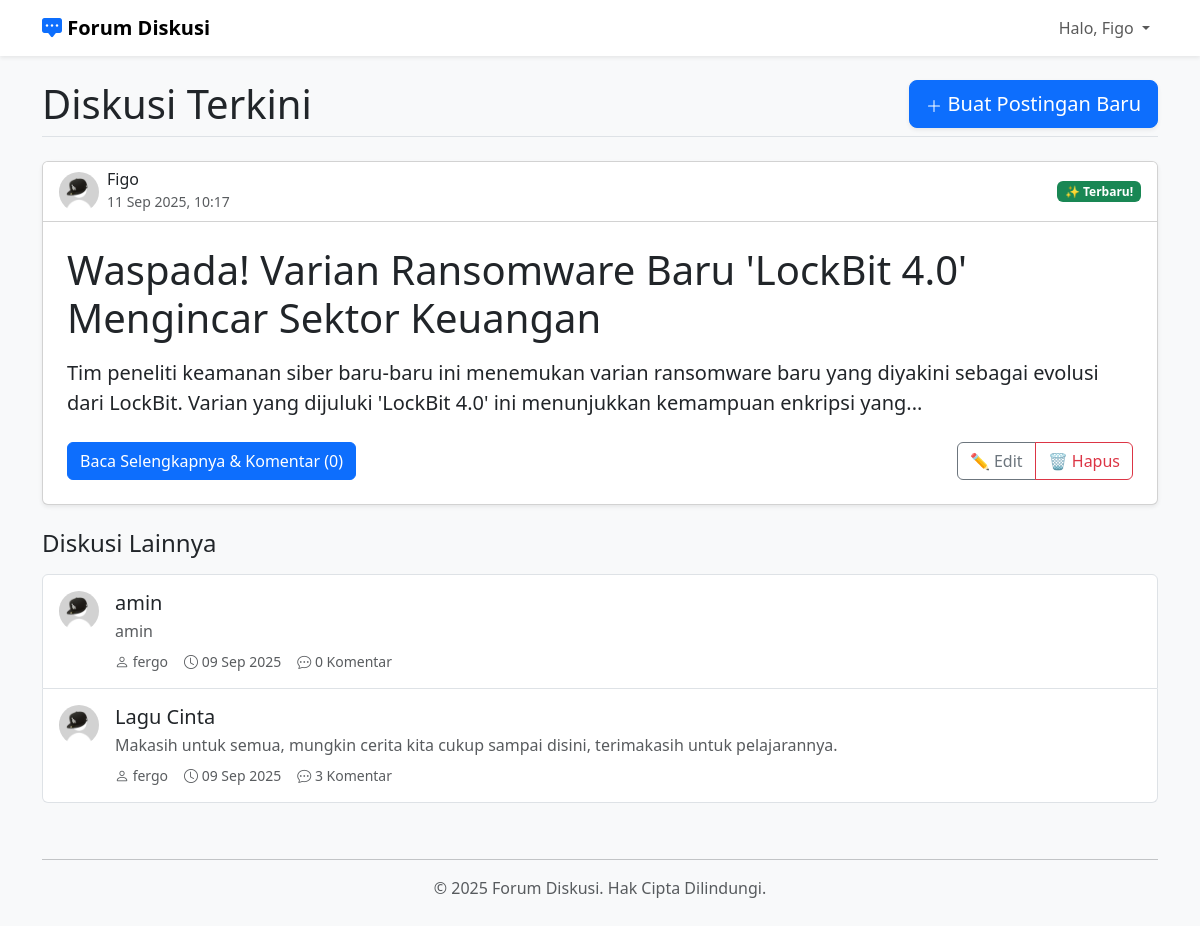
/user/dashboard (signed in), run on the app's committed database.
### app.py (models this page shows)
class Post(db.Model):
    id = db.Column(db.Integer, primary_key=True)
    title = db.Column(db.String(100), nullable=False)
    content = db.Column(db.Text, nullable=False)
    date_posted = db.Column(db.DateTime, nullable=False, default=datetime.utcnow)
    user_id = db.Column(db.Integer, db.ForeignKey('user.id'), nullable=False)
    comments = db.relationship('Comment', backref='post', lazy=True, cascade="all, delete-orphan")

class User(db.Model):
    id = db.Column(db.Integer, primary_key=True)
    username = db.Column(db.String(80), unique=True, nullable=False)
    password = db.Column(db.String(80), nullable=False)
    role = db.Column(db.String(20), nullable=False, default='user')
    avatar_url = db.Column(db.String(120), nullable=False, default='default-avatar.jpeg')
    posts = db.relationship('Post', backref='author', lazy=True, cascade="all, delete-orphan")
    comments = db.relationship('Comment', backref='author', lazy=True, cascade="all, delete-orphan")

### app.py (the view)
@app.route('/user/dashboard')
@login_required
def user_dashboard():
    posts = Post.query.order_by(Post.date_posted.desc()).all()
    return render_template('user_dashboard.html', posts=posts)

### app.py (called while the page is built)
def login_required(f):
    @wraps(f)
    def decorated_function(*args, **kwargs):
        if 'user_id' not in session:
            flash('Anda harus login untuk mengakses halaman ini.', 'danger')
            return redirect(url_for('login'))
        return f(*args, **kwargs)
    return decorated_function

### templates/user_dashboard.html (shortened to what this page needs)
{% extends 'layout.html' %}
{% block content %}
    <div class="d-flex justify-content-between align-items-center mb-4 pb-2 border-bottom">
        <h1 class="display-6 mb-0">Diskusi Terkini</h1>
        <button type="button" class="btn btn-primary btn-lg shadow-sm" data-bs-toggle="modal" data-bs-target="#addPostModal">
            <svg xmlns="http://www.w3.org/2000/svg" width="16" height="16" fill="currentColor" class="bi bi-plus-lg" viewBox="0 0 16 16">
                <path fill-rule="evenodd" d="M8 2a.5.5 0 0 1 .5.5v5h5a.5.5 0 0 1 0 1h-5v5a.5.5 0 0 1-1 0v-5h-5a.5.5 0 0 1 0-1h5v-5A.5.5 0 0 1 8 2Z"/>
            </svg>
            Buat Postingan Baru
        </button>
    </div>
    {% if posts %}
        {% for post in posts %}
            {% if loop.first %}
                <div class="card shadow-sm mb-4 featured-post">
                    <div class="card-header bg-white d-flex justify-content-between align-items-center">
                        <div class="d-flex align-items-center">
                            <img src="{{ url_for('static', filename='images/' + post.author.avatar_url) }}" class="rounded-circle me-2" width="40" height="40" alt="{{ post.author.username }}">
                            <div>
                                <h6 class="mb-0">{{ post.author.username }}</h6>
                                <small class="text-muted">{{ post.date_posted.strftime('%d %b %Y, %H:%M') }}</small>
                            </div>
                        </div>
                        <span class="badge bg-success">✨ Terbaru!</span>
                    </div>
                    <div class="card-body p-4">
                        <h2 class="card-title display-6">
                            <a href="{{ url_for('post_detail', post_id=post.id) }}" class="text-decoration-none text-dark">{{ post.title }}</a>
                        </h2>
                        <p class="card-text fs-5 mt-3">{{ post.content | striptags | truncate(200) | safe }}</p>
                        <div class="d-flex justify-content-between align-items-center mt-4">
                            <a href="{{ url_for('post_detail', post_id=post.id) }}" class="btn btn-primary">
                                Baca Selengkapnya & Komentar ({{ post.comments|length }})
                            </a>
                            {% if post.author.id == session['user_id'] %}
                            <div class="btn-group" role="group">
                                <a href="{{ url_for('edit_post', post_id=post.id) }}" class="btn btn-outline-secondary">✏️ Edit</a>
                                <button type="button" class="btn btn-outline-danger" data-bs-toggle="modal" data-bs-target="#deletePostModal" data-post-id="{{ post.id }}" data-post-title="{{ post.title }}">
                                    🗑️ Hapus
                                </button>
                            </div>
                            {% endif %}
                        </div>
                    </div>
                </div>
                <h4 class="mb-3">Diskusi Lainnya</h4>
                <div class="list-group">
            {% else %}
                <a href="{{ url_for('post_detail', post_id=post.id) }}" class="list-group-item list-group-item-action d-flex gap-3 py-3 card-post">
                    <img src="{{ url_for('static', filename='images/' + post.author.avatar_url) }}" alt="{{ post.author.username }}" width="40" height="40" class="rounded-circle flex-shrink-0">
                    <div class="d-flex gap-2 w-100 justify-content-between align-items-start">
                        <div>
                            <h5 class="mb-1">{{ post.title }}</h5>
                            <p class="mb-1 opacity-75">{{ post.content | striptags | truncate(120) | safe }}</p>
                            <small class="text-muted d-flex align-items-center gap-3 mt-2">
                                <span><i class="bi bi-person"></i> {{ post.author.username }}</span>
                                <span><i class="bi bi-clock"></i> {{ post.date_posted.strftime('%d %b %Y') }}</span>
                                <span><i class="bi bi-chat-dots"></i> {{ post.comments|length }} Komentar</span>
                            </small>
                        </div>
                    </div>
                </a>
            {% endif %}
        {% endfor %}
                </div>
    {% endif %}
{% endblock %}

### templates/layout.html (style rules this page uses)
body { background-color: #f8f9fa; }

### data on the page
Post: avatar_url (placeholder picture), author.username "Figo", date_posted "11 Sep 2025, 10:17", title "Waspada! Varian Ransomware Baru 'LockBit 4.0' Mengincar Sektor Keuangan", content "Tim peneliti keamanan siber baru-baru ini menemukan varian ransomware baru yang diyakini sebagai evolusi dari LockBit. Varian yang dijuluki 'LockBit 4.0' ini menunjukkan kemampuan enkripsi yang...", comments|length "0"
Post: avatar_url (placeholder picture), title "amin", content "amin", author.username "fergo", date_posted "09 Sep 2025", comments|length "0"
Post: avatar_url (placeholder picture), title "Lagu Cinta", content "Makasih untuk semua, mungkin cerita kita cukup sampai disini, terimakasih untuk pelajarannya.", author.username "fergo", date_posted "09 Sep 2025", comments|length "3"

### other printed values
{{ session.username }} "Figo"
